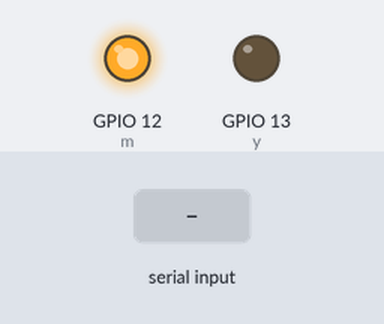
Recording of a sketch running on a simulated ESP8266 (NodeMCU). Shown: output pins drawn as LEDs (lit = HIGH). The inputs (shaded band) are chosen by the test bench. WiFi joins after 1.5 s; servers stay silent unless stated; the Firebase database answers and starts empty.

Above: at 2.7 s.
2.8 s: "90,45,200\n" received over Serial
At 5.8 s:
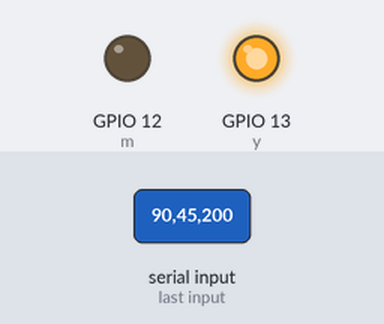
At 10.6 s:
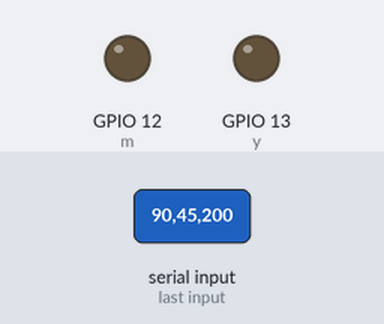
Timing chart, 0 to 12.1 s (numbered marks = the images above; inputs shaded):
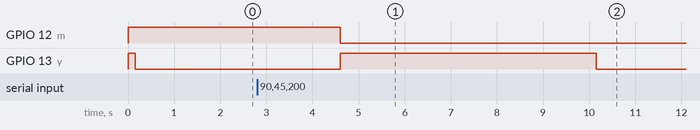

Measured:
- after the input at 2.8 s, GPIO 12 (m): HIGH → LOW after 1.8 s; GPIO 13 (y): LOW → HIGH after 1.8 s, → LOW 5.6 s later

The sketch:

wifi.ino
```cpp
#include <ESP8266WiFi.h>
#include <FirebaseArduino.h>

//#include <SoftwareSerial.h>
//SoftwareSerial wf(4, 5);

#define FIREBASE_HOST "samed-f9120.firebaseio.com"
#define FIREBASE_AUTH "2IEE2e5Q4Sj1Q0F0YelxuO6eIbGzo5OvEfX9qndc"
#define WIFI_SSID "Superonline"
#define WIFI_PASSWORD "hakkibulut.34"


int y=13,m=12;
unsigned long int t=0;
int serialDelay=20;
void setup()
{
 // Serial.setTimeout(10);
  Serial.begin(9600);
//  wf.begin(9600);
  WiFi.begin(WIFI_SSID, WIFI_PASSWORD);
  Firebase.begin(FIREBASE_HOST, FIREBASE_AUTH);

  pinMode(y,OUTPUT);
  pinMode(m,OUTPUT);
  digitalWrite(y,HIGH);
  digitalWrite(m,HIGH);
}
int ee1=0,ee2=0,ee3=0,ee4=0,ee5=0,ee6=0,ee7=0,ee8=0,ee9=0,e10=0,su=0,g1=0,g2=0,g3=0,led=0,sula=0;
int tee1=1,tee2=1,tee3=1,tee4=1,tee5=1,tee6=1,tee7=1,tee8=1,tee9=1,te10=1;
String yaz = "";

float tT1=0,tT2=0,tT3=0,tT4=0;
float tL1=0,tL2=0,tL3=0,tL4=0;
float tH1=0,tH2=0,tH3=0,tH4=0;

float bT1=0,bT2=0,bT3=0,bT4=0;
float bH1=0,bH2=0,bH3=0,bH4=0;

void loop()
{

  Firebase.setFloat("loop", 1);
  digitalWrite(y,LOW);

  if (Serial.available())
  {
    Firebase.setFloat("AKTIF", 1);
    String asd=Serial.readString();

    digitalWrite(y,HIGH);
    digitalWrite(m,LOW);
//****** Toprak Temp *******//
    int i=asd.indexOf('=');

    int i1 = asd.indexOf('a');
    tT1 = asd.substring(i+1,i1).toFloat();

    int i2 = asd.indexOf('b');
    tT2 = asd.substring(i1+1,i2).toFloat();

    int i3 = asd.indexOf('c');
    tT3 = asd.substring(i2+1,i3).toFloat();

    int i4 = asd.indexOf('d');
    tT4 = asd.substring(i3+1,i4).toFloat();

//****** LED Sıcaklık *******//

    int i5 = asd.indexOf('e');
    tL1 = asd.substring(i4+1,i5).toFloat();

    int i6 = asd.indexOf('f');
    tL2 = asd.substring(i5+1,i6).toFloat();

    int i7 = asd.indexOf('g');
    tL3 = asd.substring(i6+1,i7).toFloat();

    int i8 = asd.indexOf('h');
    tL4 = asd.substring(i7+1,i8).toFloat();

//****** Toprak Hum *******//

    int i9 = asd.indexOf('i');
    tH1 = asd.substring(i8+1,i9).toFloat();

    int i10 = asd.indexOf('j');
    tH2 = asd.substring(i9+1,i10).toFloat();

    int i11 = asd.indexOf('k');
    tH3 = asd.substring(i10+1,i11).toFloat();

    int i12 = asd.indexOf('l');
    tH4 = asd.substring(i11+1,i12).toFloat();

//****** Bölüm Temp *******//

    int i13 = asd.indexOf('m');
    bT1 = asd.substring(i12+1,i13).toFloat();

    int i14 = asd.indexOf('n');
    bT2 = asd.substring(i13+1,i14).toFloat();

    int i15 = asd.indexOf('o');
    bT3 = asd.substring(i14+1,i15).toFloat();

    int i16 = asd.indexOf('p');
    bT4 = asd.substring(i15+1,i16).toFloat();

//****** Bölüm Hum *******//

    int i17 = asd.indexOf('q');
    bH1 = asd.substring(i16+1,i17).toFloat();

    int i18 = asd.indexOf('r');
    bH2 = asd.substring(i17+1,i18).toFloat();

    int i19 = asd.indexOf('s');
    bH3 = asd.substring(i18+1,i19).toFloat();

    int i20 = asd.indexOf('t');
    bH4 = asd.substring(i19+1,i20).toFloat();

//******    EEPROM    *******//

    int i21 = asd.indexOf('u');
    su = asd.substring(i20+1,i21).toFloat();

    int i22 = asd.indexOf('x');
    g1 = asd.substring(i21+1,i22).toFloat();
//
    int i23 = asd.indexOf('v');
    g2= asd.substring(i22+1,i23).toFloat();
//
    int i24 = asd.indexOf('y');
    g3 = asd.substring(i23+1,i24).toFloat();
//
    int i25 = asd.indexOf('z');
    led = asd.substring(i24+1,i25).toFloat();

    int i26 = asd.indexOf('+');
    sula = asd.substring(i25+1,i26).toFloat();
//
//    int i27 = asd.indexOf('-');
//    ee7 = asd.substring(i26+1,i27).toFloat();
//
//    int i28 = asd.indexOf('/');
//    ee8 = asd.substring(i27+1,i28).toFloat();
//
//    int i29 = asd.indexOf('*');
//    ee9 = asd.substring(i28+1,i29).toFloat();
//
//    int i30 = asd.indexOf(',');
//    e10 = asd.substring(i29+1,i30).toFloat();


  }


 //################################ BULUTA YAZ ######################################//
 //*********************** Toprak - LED Sıcaklık - Nem ******************************//

  if(tT1!=0)
    Firebase.setFloat("tT1", tT1);
  if(tT2!=0)
    Firebase.setFloat("tT2", tT2);
  if(tT3!=0)
    Firebase.setFloat("tT3", tT3);
  if(tT4!=0)
    Firebase.setFloat("tT4", tT4);

  if(tL1!=0)
    Firebase.setFloat("tL1", tL1);
  if(tL2!=0)
    Firebase.setFloat("tL2", tL2);
  if(tL3!=0)
    Firebase.setFloat("tL3", tL3);
  if(tL4!=0)
    Firebase.setFloat("tL4", tL4);

  if(tH1!=0)
    Firebase.setFloat("tH1", tH1);
  if(tH2!=0)
    Firebase.setFloat("tH2", tH2);
  if(tH3!=0)
    Firebase.setFloat("tH3", tH3);
  if(tH4!=0)
    Firebase.setFloat("tH4", tH4);


  //*************************** Bölüm Sıcaklık - Nem **********************************//

  if(bH1!=0)
    Firebase.setFloat("bH1", bH1);
  if(bH2!=0)
    Firebase.setFloat("bH2", bH2);
  if(bH3!=0)
    Firebase.setFloat("bH3", bH3);
  if(bH4!=0)
    Firebase.setFloat("bH4", bH4);

  if(bT1!=0)
    Firebase.setFloat("bT1", bT1);
  if(bT2!=0)
    Firebase.setFloat("bT2", bT2);
  if(bT3!=0)
    Firebase.setFloat("bT3", bT3);
  if(bT4!=0)
    Firebase.setFloat("bT4", bT4);

//*************************** LİMİT DEĞERLERİ **********************************//
  if(su!=0)
    Firebase.setFloat("su", su);
  if(g1!=0)
    Firebase.setFloat("g1", g1);
  if(g2!=0)
    Firebase.setFloat("g2", g2);
  if(g3!=0)
    Firebase.setFloat("g3", g3);
  if(led!=0)
    Firebase.setFloat("led", led);
  if(sula!=0)
    Firebase.setFloat("sula", sula);
//  if(ee7!=0)
//    Firebase.setFloat("ee7", ee7);
//  if(ee8!=0)
//    Firebase.setFloat("ee8", ee8);
//  if(ee9!=0)
//    Firebase.setFloat("ee9", ee9);
//  if(e10!=0)
//    Firebase.setFloat("e10", e10);


  ee1=Firebase.getInt("ee1");
  ee2=Firebase.getInt("ee2");
  ee3=Firebase.getInt("ee3");
  ee4=Firebase.getInt("ee4");
  ee5=Firebase.getInt("ee5");
  ee6=Firebase.getInt("ee6");
  ee7=Firebase.getInt("ee7");
  ee8=Firebase.getInt("ee8");
  ee9=Firebase.getInt("ee9");
  e10=Firebase.getInt("e10");

  if(ee1!=0 && ee2!=0 && ee3!=0 && ee4!=0 && ee5!=0 && ee6!=0 && ee7!=0 && ee8!=0 && ee9!=0 && e10!=0)
  {
    Seriyaz();
  }

}

void Seriyaz()
{


  yaz = "";
  yaz = "t";

  yaz +=ee1; yaz +="u";
  yaz +=ee2; yaz +="x";
  yaz +=ee3; yaz +="v";
  yaz +=ee4; yaz +="y";
  yaz +=ee5; yaz +="z";
  yaz +=ee6; yaz +="+";
  yaz +=ee7; yaz +="-";
  yaz +=ee8; yaz +="/";
  yaz +=ee9; yaz +="*";
  yaz +=e10; yaz +=",";

  Serial.println(yaz);
  delay(serialDelay);

}
```
